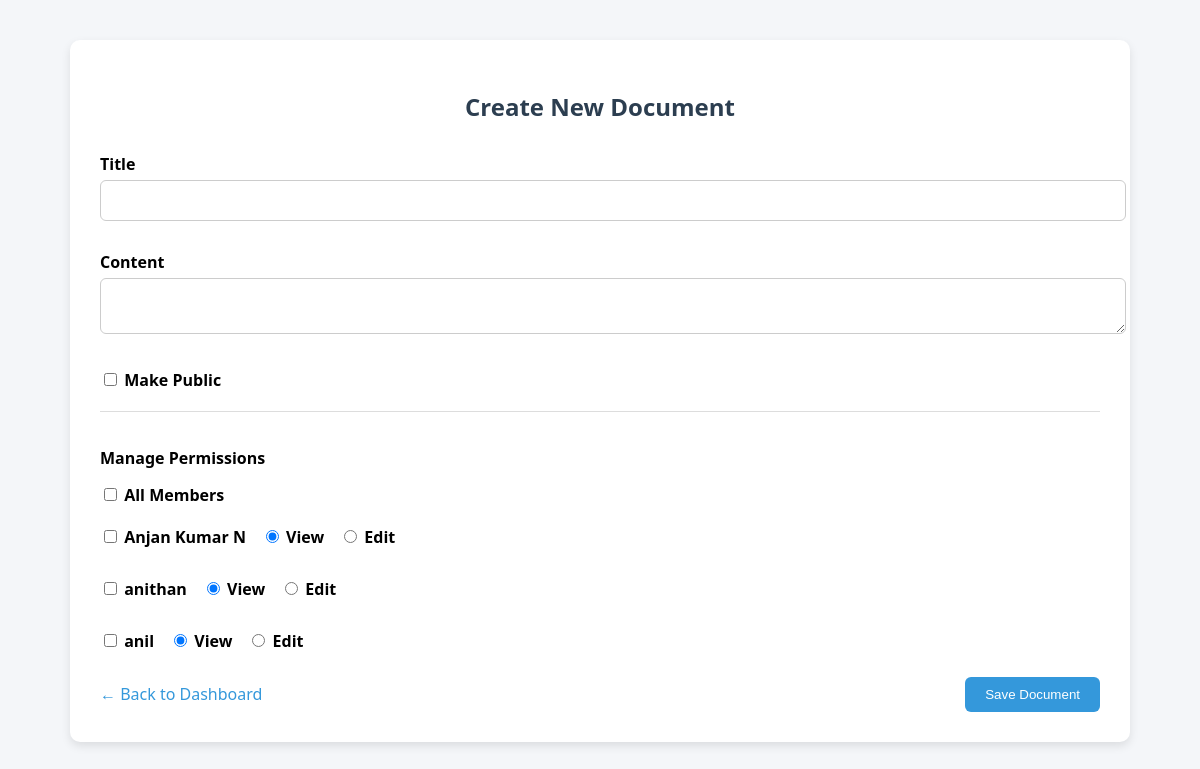
/create_document.php (signed in), run on the app's committed database.
### tables this page shows
CREATE TABLE `users` (
  `user_id` int(11) NOT NULL,
  `name` varchar(100) NOT NULL,
  `email` varchar(100) NOT NULL,
  `password` varchar(255) NOT NULL,
  `reset_token` varchar(255) DEFAULT NULL,
  `created_at` timestamp NOT NULL DEFAULT current_timestamp()
);

### create_document.php (the view, shortened to what this page needs)
<?php
require_once "includes/db.php";
$current_user_id = $_SESSION['user_id'];
$users = [];
$stmt = $conn->prepare("SELECT user_id, name FROM users WHERE user_id != ?");
$stmt->bind_param("i", $current_user_id);
$stmt->execute();
$result = $stmt->get_result();
while ($row = $result->fetch_assoc()) {
    $users[] = $row;
}
?>
<!DOCTYPE html>
<html>
<head>
</head>
<body>
<div class="container">
    <h2>Create New Document</h2>
    <form method="POST">
        <label>Title</label>
        <input type="text" name="title" required>
        <label>Content</label>
        <textarea name="content" id="content" required></textarea>
        <label><input type="checkbox" name="is_public"> Make Public</label>
        <div class="user-access">
            <label>Manage Permissions </label>
            <label><input type="checkbox" name="all_members" id="allMembersToggle"> All Members</label>
            <div id="userList">
                <?php foreach ($users as $user): ?>
                    <div class="user-row">
                        <label><input type="checkbox" name="access_user[]" value="<?= $user['user_id'] ?>"> <?= htmlspecialchars($user['name']) ?></label>
                        <label><input type="radio" name="permission[<?= $user['user_id'] ?>]" value="view" checked> View</label>
                        <label><input type="radio" name="permission[<?= $user['user_id'] ?>]" value="edit"> Edit</label>
                    </div>
                <?php endforeach; ?>
            </div>
        </div>
        <div class="form-footer">
            <a href="dashboard.php">← Back to Dashboard</a>
            <button type="submit">Save Document</button>
        </div>
    </form>
</div>
</body>
</html>

### create_document.php (style rules this page uses)
body { font-family: 'Segoe UI', sans-serif; background: #f4f6f9; margin: 0; }
.container { width: 90%; max-width: 1000px; margin: 40px auto; background: white; padding: 30px; border-radius: 10px; box-shadow: 0 4px 10px rgba(0,0,0,0.1); }
h2 { text-align: center; color: #2c3e50; margin-bottom: 30px; }
input[type="text"], textarea { width: 100%; padding: 12px; margin-bottom: 15px; border: 1px solid #ccc; border-radius: 6px; }
label { font-weight: 600; display: block; margin-top: 15px; margin-bottom: 5px; }
.form-footer { display: flex; justify-content: space-between; align-items: center; margin-top: 20px; }
.form-footer button { padding: 10px 20px; background: #3498db; color: white; border: none; border-radius: 6px; cursor: pointer; }
.form-footer a { text-decoration: none; color: #3498db; font-weight: 500; }
.user-access { margin-top: 20px; border-top: 1px solid #ddd; padding-top: 20px; }
.user-row { display: flex; align-items: center; gap: 15px; margin-bottom: 10px; }

### data on the page
users: name "Anjan Kumar N"
users: name "anithan"
users: name "anil"
